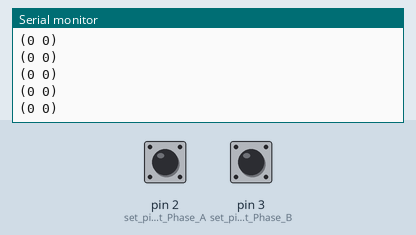
Simulated run of this sketch. Board: Arduino Uno, built with avr-gcc and run on an emulated ATmega328P. Parts: the last lines printed to the serial monitor. The inputs (shaded band) are chosen by the test bench; at power-on: pin 2 (set_pin_to_input_Phase_A) HIGH, pin 3 (set_pin_to_input_Phase_B) HIGH.

Above: at 1.2 s.
1.3 s: pin 2 (set_pin_to_input_Phase_A) pulled LOW for 0.15 s
At 2.4 s:
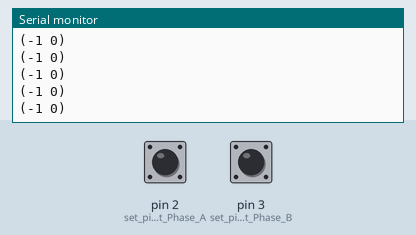
2.9 s: pin 3 (set_pin_to_input_Phase_B) pulled LOW for 0.15 s
4.5 s: pin 3 (set_pin_to_input_Phase_B) pulled LOW for 1 s
At 5.6 s:
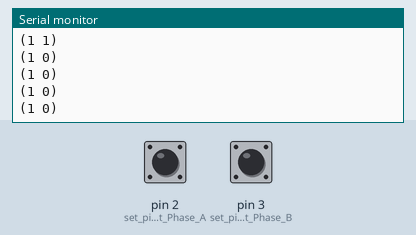
7.0 s: pin 2 (set_pin_to_input_Phase_A) pulled LOW for 1 s
Timing chart, 0 to 10.0 s (numbered marks = the images above; inputs shaded):
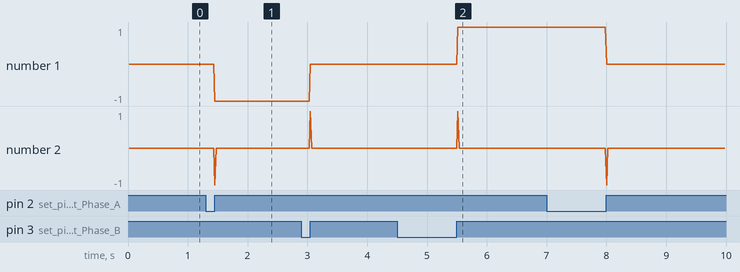

Measured:
- after the input at 1.3 s, the serial monitor: prints a new line after 0.15 s (image 1)
- after the input at 4.5 s, the serial monitor: prints a new line after 1.0 s (image 2)
- plotted number 1: 0 → -1 after the input at 1.3 s

The sketch:

encoder.ino
```cpp
/* Rotary encoder with attachInterrupt

Counts pulses from an incremental encoder and put the result in variable counter.
Taking also into account the direction and counts down when the rotor rotates in
the other direction.

This code is used attachInterrupt 0 and 1 which are pins 2 and 3 moust Arduino.
For more information about attachInterrupt see:
http://arduino.cc/en/Reference/AttachInterrupt

*/

// Encoder connect to digitalpin 2 and 3 on the Arduino.

volatile int counter = 0;  //This variable will increase or decrease depending on the rotation of encoder
volatile int counter2 = 0;
volatile int unclampedcounter = 0;

volatile bool CW_Up = false;
volatile bool CCW_Down = false;


void setup() {
  Serial.begin (115200);

  pinMode(2, INPUT);           // set pin to input Phase A
  pinMode(3, INPUT);           // set pin to input Phase B

  digitalWrite(2, HIGH);       // turn on pullup resistors
  digitalWrite(3, HIGH);       // turn on pullup resistors


  //Setting up interrupt
  //A rising pulse from encodenren activated ai0(). AttachInterrupt 0 is DigitalPin nr 2 on moust Arduino.
  attachInterrupt(0, ai0, RISING);

  //B rising pulse from encodenren activated ai1(). AttachInterrupt 1 is DigitalPin nr 3 on moust Arduino.
  attachInterrupt(1, ai1, RISING);
}

void loop() {
  delay(20);
  //Serial.println(counter);
  Serial.print("(");
  Serial.print(counter);
  Serial.print(" ");
  Serial.print(unclampedcounter - counter2);
  Serial.println(")");
  counter2 = unclampedcounter;
}

void ai0() {
  // ai0 is activated if DigitalPin nr 2 is going from LOW to HIGH
  // Check pin 3 to determine the direction
  if(digitalRead(3)==LOW) {
    unclampedcounter ++;
    if(counter<1200){counter++;}
  }else{
    unclampedcounter --;
    if(counter>-1200){counter--;}
  }
}

void ai1() {
  // ai0 is activated if DigitalPin nr 3 is going from LOW to HIGH
  // Check with pin 2 to determine the direction
  if(digitalRead(2)==LOW) {
    unclampedcounter --;
    if(counter>-1200){counter--;}
  }else{
    unclampedcounter ++;
    if(counter<1200){counter++;}
  }
}
```
